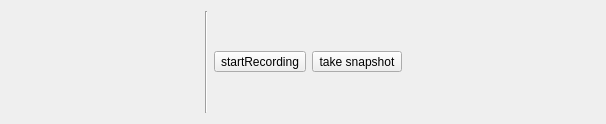
<?xml version="1.0" encoding="UTF-8"?>
<ui version="4.0">
 <class>FormInputStreamViews</class>
 <widget class="QWidget" name="FormInputStreamViews">
  <property name="geometry">
   <rect>
    <x>0</x>
    <y>0</y>
    <width>606</width>
    <height>124</height>
   </rect>
  </property>
  <property name="sizePolicy">
   <sizepolicy hsizetype="Preferred" vsizetype="Minimum">
    <horstretch>0</horstretch>
    <verstretch>0</verstretch>
   </sizepolicy>
  </property>
  <property name="windowTitle">
   <string>Form</string>
  </property>
  <layout class="QHBoxLayout" name="horizontalLayout_2">
   <item>
    <spacer name="horizontalSpacer_2">
     <property name="orientation">
      <enum>Qt::Horizontal</enum>
     </property>
     <property name="sizeHint" stdset="0">
      <size>
       <width>182</width>
       <height>20</height>
      </size>
     </property>
    </spacer>
   </item>
   <item>
    <layout class="QHBoxLayout" name="horizontalLayout_inputStreams"/>
   </item>
   <item>
    <widget class="Line" name="line_2">
     <property name="orientation">
      <enum>Qt::Vertical</enum>
     </property>
    </widget>
   </item>
   <item>
    <widget class="QToolButton" name="toolButton_record">
     <property name="text">
      <string>startRecording</string>
     </property>
     <property name="checkable">
      <bool>false</bool>
     </property>
    </widget>
   </item>
   <item>
    <widget class="QToolButton" name="toolButton_snapshot">
     <property name="text">
      <string>take snapshot</string>
     </property>
    </widget>
   </item>
   <item>
    <spacer name="horizontalSpacer">
     <property name="orientation">
      <enum>Qt::Horizontal</enum>
     </property>
     <property name="sizeHint" stdset="0">
      <size>
       <width>182</width>
       <height>20</height>
      </size>
     </property>
    </spacer>
   </item>
  </layout>
 </widget>
 <resources/>
 <connections/>
</ui>
